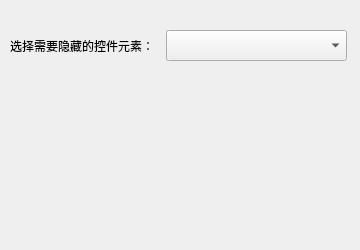
<?xml version="1.0" encoding="UTF-8"?>
<ui version="4.0">
 <class>StopBlinkControlElementForm</class>
 <widget class="QWidget" name="StopBlinkControlElementForm">
  <property name="geometry">
   <rect>
    <x>0</x>
    <y>0</y>
    <width>360</width>
    <height>250</height>
   </rect>
  </property>
  <property name="windowTitle">
   <string>Form</string>
  </property>
  <widget class="QLabel" name="label">
   <property name="geometry">
    <rect>
     <x>10</x>
     <y>30</y>
     <width>151</width>
     <height>31</height>
    </rect>
   </property>
   <property name="text">
    <string>选择需要隐藏的控件元素：</string>
   </property>
  </widget>
  <widget class="QComboBox" name="cboSelectElement">
   <property name="geometry">
    <rect>
     <x>166</x>
     <y>30</y>
     <width>181</width>
     <height>31</height>
    </rect>
   </property>
  </widget>
 </widget>
 <resources/>
 <connections/>
</ui>
